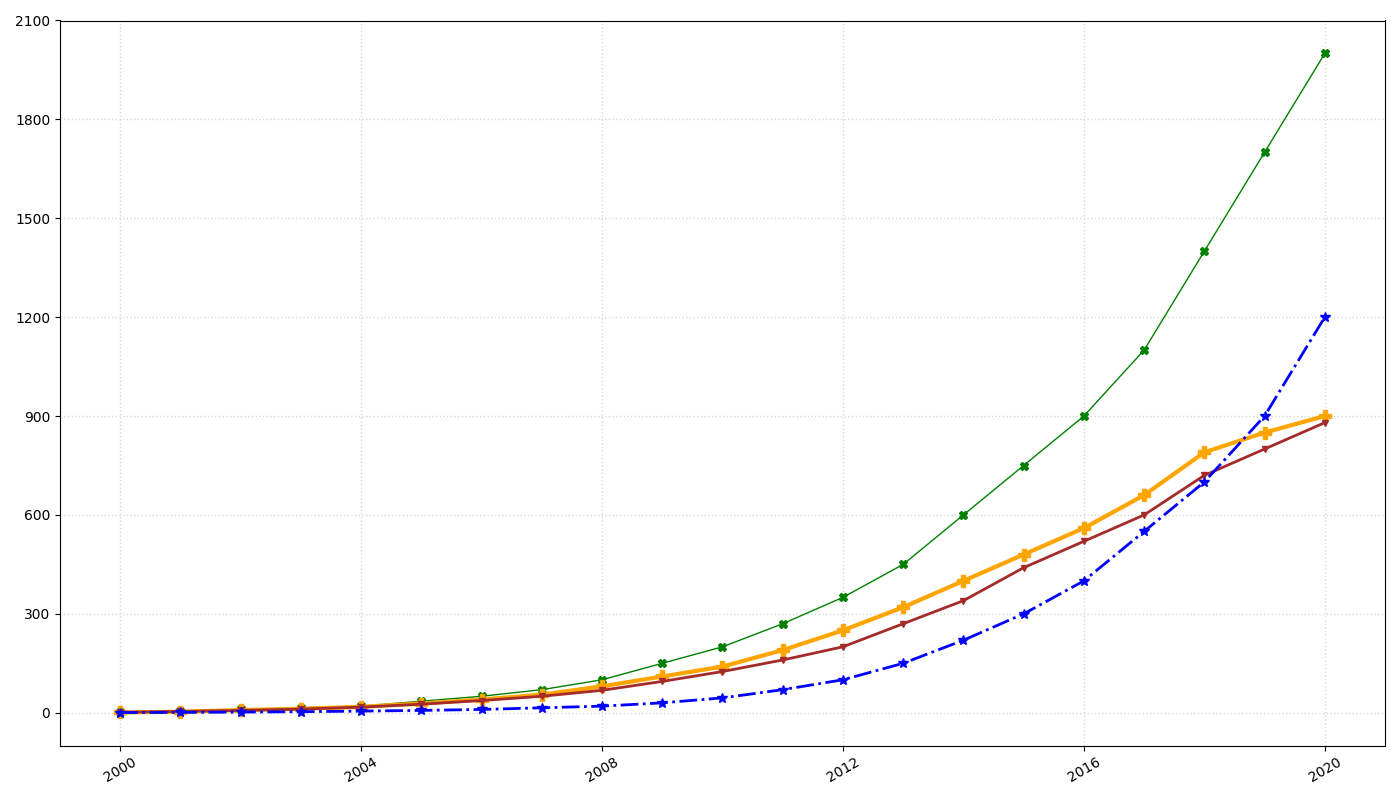

Python code for this plot:
import matplotlib.pyplot as plt
import numpy as np

years = np.arange(2000, 2021)

asia_bandwidth = np.array([2, 5, 10, 15, 20, 35, 50, 70, 100, 150, 200, 270, 350, 450, 600, 750, 900, 1100, 1400, 1700, 2000])
europe_bandwidth = np.array([1, 3, 8, 12, 18, 28, 40, 55, 80, 110, 140, 190, 250, 320, 400, 480, 560, 660, 790, 850, 900])
north_america_bandwidth = np.array([1.5, 4, 7, 11, 17, 26, 37, 50, 68, 95, 125, 160, 200, 270, 340, 440, 520, 600, 720, 800, 880])
africa_bandwidth = np.array([0.5, 1, 2, 3, 5, 7, 10, 15, 20, 30, 45, 70, 100, 150, 220, 300, 400, 550, 700, 900, 1200])

plt.figure(figsize=(14, 8))

plt.plot(years, asia_bandwidth, color='green', linewidth=1, marker='X', markersize=6)
plt.plot(years, europe_bandwidth, color='orange', linewidth=3, marker='P', markersize=8)
plt.plot(years, north_america_bandwidth, color='brown', linewidth=2, marker='v', markersize=5)
plt.plot(years, africa_bandwidth, color='blue', linewidth=2, linestyle='-.', marker='*', markersize=7)

plt.grid(True, linestyle=':', linewidth=1, alpha=0.5)
plt.xticks(np.arange(2000, 2021, 4), rotation=30)
plt.yticks(np.arange(0, 2201, 300))

plt.tight_layout()

plt.show()
